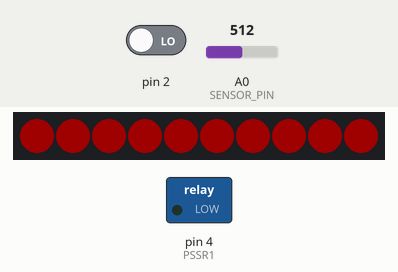
Simulated run of this sketch. Board: Arduino Uno, built with avr-gcc and run on an emulated ATmega328P. Shown: 10 RGB LEDs in strip order, left to right, switched loads named in the sketch (green lamp = pin HIGH). Inputs (shaded band) come from the test bench; at power-on: A0 (SENSOR_PIN) = 512, pin 2 LOW. Dim RGB values are drawn brighter than linear; random numbers use the default seed unless the sketch sets one; what the sketch prints to the serial monitor is not drawn.

Above: at 1.2 s.
1.3 s: A0 (SENSOR_PIN) set to 109
2.9 s: A0 (SENSOR_PIN) set to 94
At 4.1 s:
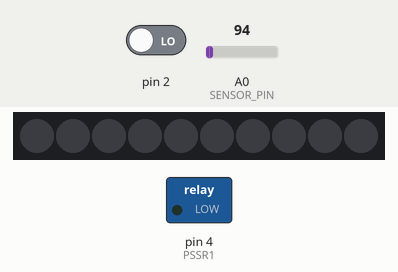
4.4 s: A0 (SENSOR_PIN) set to 130
At 5.4 s:
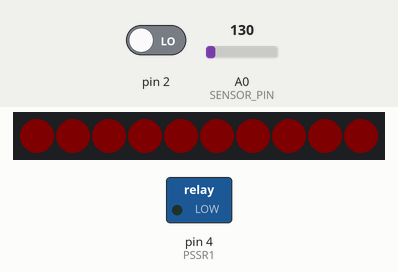
8.9 s: A0 (SENSOR_PIN) set to 306
Timing chart, 0 to 11.4 s (numbered marks = the images above; inputs shaded):
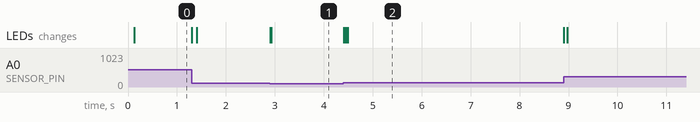

The sketch:

SkinConductance.ino
```cpp
// (licence header left out)
#include <Adafruit_NeoPixel.h>
#include <TimerOne.h>

// Setting for using serial for debugging or communicating with the PC
bool bUseSerialForDebugging = false;

// Input pin to read from
#define  SENSOR_PIN A0

// Output pin to try the AC thing Bash suggested
#define SENSOR_POWER_PIN 10

// Data pin for Adafruit_NeoPixel
#define NEO_PIXEL_DATA_PIN 6

// Num LEDs in NeoPixel array
#define NUM_NEO_PIXELS 10

// Current sensor value
int g_iSensorValue = 0;

// Create an instance of the Adafruit_NeoPixel class
Adafruit_NeoPixel g_Leds = Adafruit_NeoPixel(NUM_NEO_PIXELS, NEO_PIXEL_DATA_PIN, NEO_GRB + NEO_KHZ800);

// Lookup map used to linearize LED brightness
//static const unsigned char exp_map[256]={
//  0,0,0,0,1,1,1,1,1,1,1,1,1,1,1,1,1,1,1,1,1,1,1,1,1,1,
//  1,1,1,1,1,1,2,2,2,2,2,2,2,2,2,2,2,2,2,2,2,2,2,2,2,3,
//  3,3,3,3,3,3,3,3,3,3,3,3,4,4,4,4,4,4,4,4,4,4,4,5,5,5,
//  5,5,5,5,5,6,6,6,6,6,6,6,7,7,7,7,7,7,8,8,8,8,8,8,9,9,
//  9,9,10,10,10,10,10,11,11,11,11,12,12,12,13,13,13,13,
//  14,14,14,15,15,15,16,16,16,17,17,18,18,18,19,19,20,
//  20,20,21,21,22,22,23,23,24,24,25,26,26,27,27,28,29,
//  29,30,31,31,32,33,33,34,35,36,36,37,38,39,40,41,42,
//  42,43,44,45,46,47,48,50,51,52,53,54,55,57,58,59,60,
//  62,63,64,66,67,69,70,72,74,75,77,79,80,82,84,86,88,
//  90,91,94,96,98,100,102,104,107,109,111,114,116,119,
//  122,124,127,130,133,136,139,142,145,148,151,155,158,
//  161,165,169,172,176,180,184,188,192,196,201,205,210,
//  214,219,224,229,234,239,244,250,255
//};

static const unsigned char exp_map[256]={
  0,  0,  1,  1,  1,  2,  2,  2,  3,  3,  3,  4,  4,  4,  5,  5,  5,  6,  6,  6,  7,  7,  7,  8,  8,  8,
  9,  9,  9,  10, 10, 10, 11, 11, 11, 12, 12, 12, 13, 13, 13, 14, 14, 14, 15, 15, 15, 16, 16, 16, 17, 17,
  17, 18, 18, 18, 19, 19, 19, 20, 20, 20, 21, 21, 21, 22, 22, 22, 23, 23, 23, 24, 24, 24, 25, 25, 25, 26,
  26, 26, 27, 27, 27, 28, 28, 28, 29, 29, 29, 30, 30, 30, 31, 31, 31, 32, 32, 32, 33, 33, 33, 34, 34, 34,
  35, 35, 35, 36, 37, 37, 37, 38, 38, 38, 39, 39, 39, 40, 40, 40, 41, 41,
  41, 42, 42, 42, 43, 43, 43, 44, 44, 44, 45, 45, 45, 46, 46, 46, 47,
  47, 47, 48, 48, 48, 49, 49, 49, 50, 50, 50, 51, 51, 51, 52, 52, 52,
  53, 53, 53, 54, 54, 54, 55, 55, 55, 56, 56, 56, 57, 57, 57, 58, 58,
  58, 59, 59, 59, 60, 60, 60, 61, 61, 61, 62, 62, 62, 63, 63, 63, 64,
  64, 64, 65, 66, 67, 69, 70, 72, 74, 75, 77, 79, 80, 82, 84, 86, 88,
  90, 91, 94, 96, 98, 100,102,104,107,109,111,114,116,119,
  122,124,127,130,133,136,139,142,145,148,151,155,158,
  161,165,169,172,176,180,184,188,192,196,201,205,210,
  214,219,224,229,234,239,244,250,255
};


// Dimmer vars

// Variable to use as a counter
volatile int g_iDimmerCounter = 0;

// Boolean to store a "switch" to tell us if we have crossed zero
volatile boolean g_bZeroCross = false;

// PowerSSR Tail connected to digital pin 4
#define PSSR1 4

// Default dimming level (0-127)  0 = off, 127 = on
int g_iDimmerBrightness = 32;

// This 66 microseconds.  AC power runs at 60 hz and crosses zero twice in a since cycle.  Our brightness runs from 0 to 127 so there are 128 different
// brightness levels in a single half cycle.  This means our counter should count to 128 twice (256) every full power cycle.
// 1,000,000 microseconds / 60 / 256 = 65.1 microseconds
// And we rounded up to 66 because that ensures that we don't over count.
int g_iFreqStep = 66;

// smoothing
float g_fSmoothedBrightness = 0;

// Last activity time in milliseconds
unsigned long g_iLastActivityTimeMS = 0;

// Time at which to engage the inactvity / attract mode
unsigned long g_iTimeTillAttactModeMS = 10000;

// True if we are in attract mode
bool g_bAttractModeActive = false;

// Attract mode single sin pulse period in seconds - This is randomize for each pulse
float g_fAttractPeriodSec = 0.5;

// Attract mode period min / max
float g_fAttackPeriodSecMin = 0.2;
float g_fAttackPeriodSecMax = 10.0;

// Start time in MS of attract pulse
unsigned long g_iAttractPeriodPulseStartTimeMS = 0;

// Attract mode peak brightness - This is randomized each pulse
float g_iAttractBrightness = 64;

// Attract mode peak brightness min / max
float g_iAttractBrightnessMin = 64;
float g_iAttractBrightnessMax = 127;

// Attrack mode pulse repeats
int g_iAttractRepeats = 1;

// Attract mode repeats min / max
int g_iAttractRepeatsMin = 2;
int g_iAttractRepeatsMax = 4;


// Clamp function
float ClampF(float fVal, float fMin, float fMax)
{
	if(fVal < fMin)
	{
		fVal = fMin;
	}
	else if(fVal > fMax)
	{
		fVal = fMax;
	}

	return fVal;
}


void setup()
{
	// setup debugging serial port (over USB cable) at 9600 bps
	Serial.begin(9600);

	if(bUseSerialForDebugging)
	{
		Serial.println("EAMidiNodes - Setup");
	}

	// Set the sensor pin as input (this is the default pin mode but setting it here to be extra clear)
	pinMode(SENSOR_PIN, INPUT);

	// Output pin to try the AC thing Bash suggested
	pinMode(SENSOR_POWER_PIN, OUTPUT);
	digitalWrite(SENSOR_POWER_PIN, LOW);

	// Init NeoPixel
	g_Leds.begin();
	for (int i = 0; i < NUM_NEO_PIXELS; i++)
	{
		g_Leds.setPixelColor(i, 0);
	}
	g_Leds.show();


	// Dimmer setup

	// Set SSR1 pin as output
	pinMode(PSSR1, OUTPUT);

	// Attach an Interupt to digital pin 2 (interupt 0),
	attachInterrupt(0, ZeroCrossDetect, RISING);

	// Init timer
	Timer1.initialize(g_iFreqStep);
	Timer1.attachInterrupt(DimmerCheck, g_iFreqStep);
}


void loop()
{
	// Read the value from the sensor
	g_iSensorValue = analogRead(SENSOR_PIN);

	// Write the current sensor value to serial
	if(bUseSerialForDebugging)
	{
		Serial.print("g_iSensorValue=");
		Serial.println(g_iSensorValue);
	}

	// Pick brightness for neopixels
	float fBrightness = 0;
	if(g_iSensorValue > 100)
	{
		fBrightness = g_iSensorValue / 1000.0;
		if(fBrightness > 1.0)
		{
			fBrightness = 1.0;
		}
	}

	float fSmoothAmount = 0.8;
	g_fSmoothedBrightness = g_fSmoothedBrightness * fSmoothAmount + fBrightness * (1 - fSmoothAmount);
	float fInput = pow(g_fSmoothedBrightness, 1.5);

	// Set dimmer brightness
	g_iDimmerBrightness = 0;
	if(fInput > 0.05)
	{
		g_iDimmerBrightness = fInput * 107 + 20; // Incandecent lights don't turn on right away so we need to start above 0
	}

	// Write the current sensor value to serial
	if(bUseSerialForDebugging)
	{
		Serial.print("g_iDimmerBrightness=");
		Serial.println(g_iDimmerBrightness);
	}

	// Override g_iDimmerBrightness if there hasn't been activity for a while.  This will not effect the LEDS or the data sent to the computer
	unsigned long iCurTimeMS = millis();
	if(g_iDimmerBrightness > 0)
	{
		g_iLastActivityTimeMS = iCurTimeMS;
		g_bAttractModeActive = false;
	}
	if(!g_bAttractModeActive && iCurTimeMS - g_iLastActivityTimeMS > g_iTimeTillAttactModeMS)
	{
		g_bAttractModeActive = true;
		g_iAttractPeriodPulseStartTimeMS = iCurTimeMS;
	}
	if(g_bAttractModeActive && false) // TEMP_CL turn off Attract for now
	{
		float fPeriodRatio = (float(iCurTimeMS - g_iAttractPeriodPulseStartTimeMS) / 1000.0) / g_fAttractPeriodSec;
		if(fPeriodRatio > g_iAttractRepeats)
		{
			g_iAttractPeriodPulseStartTimeMS = iCurTimeMS;
			fPeriodRatio = 0;
			g_fAttractPeriodSec = g_fAttackPeriodSecMin + random(g_fAttackPeriodSecMax - g_fAttackPeriodSecMin + 1);
			g_iAttractBrightness = g_iAttractBrightnessMin + random(g_iAttractBrightnessMax - g_iAttractBrightnessMin + 1);
			g_iAttractRepeats = g_iAttractRepeatsMin + random(g_iAttractRepeatsMax - g_iAttractRepeatsMin + 1);
		}
		g_iDimmerBrightness = 1.0 - (cos(2 * 3.14 * fPeriodRatio) + 0.0) / 2.0 * g_iAttractBrightness; // TEMP_CL - This is wrong and I don't know why the +0.0 works (it should be +1.0) but it does so I'm leaving it.
	}


	// The RGB leds are a direct map of the input (unlike the dimmer)
	int iRGB = fInput * 255;

	// Adjust brightness to be more linear
	iRGB = exp_map[iRGB];

	// Output to neopixels
	for (int i = 0; i < NUM_NEO_PIXELS; i++)
	{
		//g_Leds.setPixelColor(i, iRGB,iRGB,iRGB);
		g_Leds.setPixelColor(i, iRGB,0,0);
	}
	g_Leds.show();

	// Try sending this over serial to so it can talk to the Somatone PC client
	//float fSendValue = ClampF((g_iSensorValue - 20) / 500.0, 0.0, 1.0);
	//byte ySendByte = fSendValue * 255;
	byte ySendByte = g_iSensorValue/4;
	Serial.write(ySendByte);

	// Delay a bit before reading agai
	// Oddly if this is too short the analog read seems to read non-zero...  um, what?
	// With a 10ms delay, the base reading is about 10
	// TEMP_CL delay(10);
	delay(5);

	// TEMP_CL
	//DimmerCheck();
}

// This function will fire the triac at the proper time
void DimmerCheck()
{
	// First check to make sure the zero-cross has happened else do nothing
	if(g_bZeroCross)
	{
		if( g_iDimmerCounter < 120 && // If too much time has passed, don't fire the tail at all. This is because if we fire too late, it will get stuck on the whole next cycle and cause a flash in brightness
			g_iDimmerCounter >= (127-g_iDimmerBrightness)) // The brighter the light should be, the sooner we should fire the tail to turn on the rest of this cycle
		{
			//These values will fire the PSSR Tail.  When the tail fires, it will stay on till the next zero cross.
			//delayMicroseconds(100); // I'm not sure why there was this delay in the example code so I'm taking it out because it made the tail fire late sometimes which caused the light to flicker
			digitalWrite(PSSR1, HIGH);
			delayMicroseconds(50);
			digitalWrite(PSSR1, LOW);

			// Reset the accumulator
			g_iDimmerCounter = 0;

			// Reset the zero_cross so it may be turned on again at the next zero_cross_detect
			g_bZeroCross = false;
		}
		else
		{
			// If the dimming value has not been reached, increment the counter
			g_iDimmerCounter++;
		}
	}
}


void ZeroCrossDetect()
{
	// set the boolean to true to tell our dimming function that a zero cross has occured
	g_bZeroCross = true;
	g_iDimmerCounter = 0;
}
```

Measured:
- the behaviour switches between 101 and 100 on A0 (SENSOR_PIN) (found by bisection; images 0 and 1)
- after the input at 4.4 s, the LEDs: first change at once (image 2 shows a later state)
